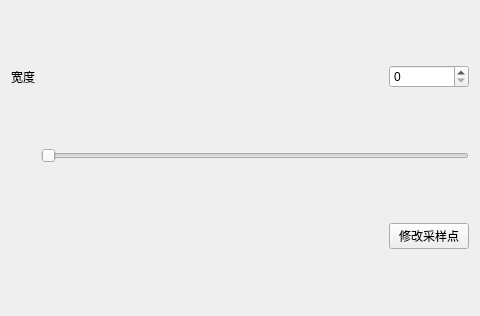
<?xml version="1.0" encoding="UTF-8"?>
<ui version="4.0">
 <class>SetSealWidget</class>
 <widget class="QWidget" name="SetSealWidget">
  <property name="geometry">
   <rect>
    <x>0</x>
    <y>0</y>
    <width>480</width>
    <height>316</height>
   </rect>
  </property>
  <property name="windowTitle">
   <string>Form</string>
  </property>
  <layout class="QGridLayout" name="gridLayout">
   <item row="0" column="0">
    <widget class="QLabel" name="label_2">
     <property name="text">
      <string>宽度</string>
     </property>
    </widget>
   </item>
   <item row="0" column="1">
    <spacer name="horizontalSpacer_3">
     <property name="orientation">
      <enum>Qt::Horizontal</enum>
     </property>
     <property name="sizeHint" stdset="0">
      <size>
       <width>355</width>
       <height>20</height>
      </size>
     </property>
    </spacer>
   </item>
   <item row="0" column="3">
    <widget class="QSpinBox" name="SpinBoxWidth"/>
   </item>
   <item row="1" column="1" colspan="3">
    <widget class="QSlider" name="SliderWidth">
     <property name="orientation">
      <enum>Qt::Horizontal</enum>
     </property>
    </widget>
   </item>
   <item row="2" column="3">
    <widget class="QPushButton" name="BtnChangeSPPoint">
     <property name="text">
      <string>修改采样点</string>
     </property>
    </widget>
   </item>
  </layout>
 </widget>
 <resources/>
 <connections/>
</ui>
